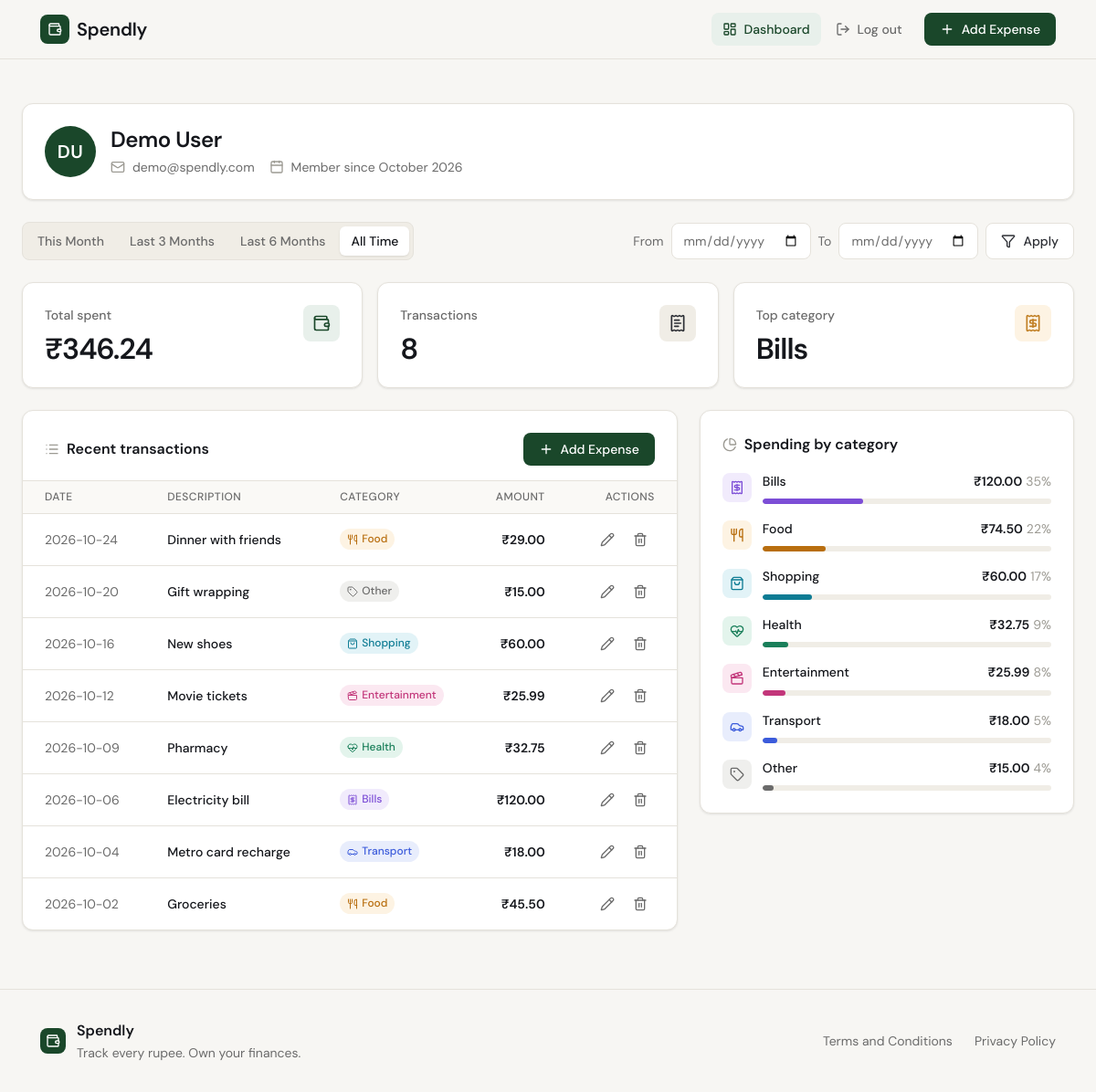
Screenshot of /profile (signed in) with the database file from the repository.
### tables this page shows
CREATE TABLE users (
                id            INTEGER PRIMARY KEY AUTOINCREMENT,
                name          TEXT NOT NULL,
                email         TEXT NOT NULL UNIQUE,
                password_hash TEXT NOT NULL,
                created_at    TEXT NOT NULL DEFAULT CURRENT_TIMESTAMP
            );

CREATE TABLE expenses (
                id          INTEGER PRIMARY KEY AUTOINCREMENT,
                user_id     INTEGER NOT NULL,
                amount      REAL NOT NULL,
                category    TEXT NOT NULL,
                date        TEXT NOT NULL,
                description TEXT,
                created_at  TEXT NOT NULL DEFAULT CURRENT_TIMESTAMP,
                FOREIGN KEY (user_id) REFERENCES users(id)
            );

### app.py (the view)
@app.route("/profile")
def profile():
    user_id = session.get("user_id")
    if not user_id:
        return redirect(url_for("login"))
    user = get_user_by_id(user_id)
    if user is None:
        session.clear()
        return redirect(url_for("login"))
    date_from = parse_iso_date(request.args.get("date_from"))
    date_to = parse_iso_date(request.args.get("date_to"))
    if date_from is None or date_to is None:
        date_from = date_to = None
    elif date_from > date_to:
        flash("Start date must be before end date.", "error")
        date_from = date_to = None
    presets = build_date_presets(date.today())
    active_preset = next(
        (p["key"] for p in presets
         if p["date_from"] == date_from and p["date_to"] == date_to),
        None,
    )
    from_str = date_from.isoformat() if date_from else None
    to_str = date_to.isoformat() if date_to else None
    return render_template(
        "profile.html",
        user=user,
        stats=get_summary_stats(user_id, date_from=from_str, date_to=to_str),
        expenses=get_recent_transactions(user_id, date_from=from_str, date_to=to_str),
        category_breakdown=get_category_breakdown(user_id, date_from=from_str, date_to=to_str),
        date_from=from_str,
        date_to=to_str,
        presets=presets,
        active_preset=active_preset,
    )

### app.py (called while the page is built)
def parse_iso_date(value):
    try:
        return datetime.strptime(value, "%Y-%m-%d").date()
    except (TypeError, ValueError):
        return None

def months_ago(day, months):
    month_index = day.year * 12 + (day.month - 1) - months
    year, month = divmod(month_index, 12)
    month += 1
    last_day = calendar.monthrange(year, month)[1]
    return date(year, month, min(day.day, last_day))

def build_date_presets(today):
    ranges = [
        ("this_month", "This Month", today.replace(day=1), today),
        ("last_3_months", "Last 3 Months", months_ago(today, 3), today),
        ("last_6_months", "Last 6 Months", months_ago(today, 6), today),
    ]
    presets = [
        {
            "key": key,
            "label": label,
            "date_from": start,
            "date_to": end,
            "url": url_for("profile", date_from=start.isoformat(), date_to=end.isoformat()),
        }
        for key, label, start, end in ranges
    ]
    presets.append({
        "key": "all_time",
        "label": "All Time",
        "date_from": None,
        "date_to": None,
        "url": url_for("profile"),
    })
    return presets

### database/db.py (called while the page is built)
def get_db():
    conn = sqlite3.connect(DB_PATH)
    conn.row_factory = sqlite3.Row
    conn.execute("PRAGMA foreign_keys = ON")
    return conn

### database/queries.py (called while the page is built)
def _date_filter(date_from, date_to):
    if date_from and date_to:
        return " AND date BETWEEN ? AND ?", (date_from, date_to)
    return "", ()

def get_user_by_id(user_id):
    conn = get_db()
    try:
        row = conn.execute(
            "SELECT name, email, created_at FROM users WHERE id = ?", (user_id,)
        ).fetchone()
    finally:
        conn.close()
    if row is None:
        return None
    member_since = datetime.strptime(row["created_at"], "%Y-%m-%d %H:%M:%S")
    return {
        "name": row["name"],
        "email": row["email"],
        "member_since": member_since.strftime("%B %Y"),
    }

def get_recent_transactions(user_id, limit=10, date_from=None, date_to=None):
    clause, params = _date_filter(date_from, date_to)
    conn = get_db()
    try:
        rows = conn.execute(
            "SELECT id, date, description, category, amount FROM expenses "
            "WHERE user_id = ?" + clause + " ORDER BY date DESC, id DESC LIMIT ?",
            (user_id, *params, limit),
        ).fetchall()
    finally:
        conn.close()
    return [dict(row) for row in rows]

### templates/profile.html (shortened to what this page needs)
{% extends "base.html" %}
{% import "_macros.html" as ui with context %}
{% block head %}
<link rel="stylesheet" href="{{ url_for('static', filename='css/profile.css') }}">
{% endblock %}
{% block content %}
<section class="profile-section">
    <div class="profile-container">
        <div class="profile-card">
            <div class="profile-avatar" aria-hidden="true">
                {%- for part in user.name.split()[:2] %}{{ part[0]|upper }}{% endfor -%}
            </div>
            <div class="profile-info">
                <h1 class="profile-name">{{ user.name }}</h1>
                <div class="profile-meta">
                    <p class="profile-email"><i data-lucide="mail"></i>{{ user.email }}</p>
                    <p class="profile-since"><i data-lucide="calendar"></i>Member since {{ user.member_since }}</p>
                </div>
            </div>
        </div>
        <div class="filter-bar">
            <nav class="filter-presets" aria-label="Date range">
                {% for preset in presets %}
                <a href="{{ preset.url }}"
                   class="filter-btn{% if preset.key == active_preset %} filter-btn-active{% endif %}"
                   {% if preset.key == active_preset %}aria-current="page"{% endif %}>{{ preset.label }}</a>
                {% endfor %}
            </nav>
            <form method="get" action="{{ url_for('profile') }}"
                  class="filter-custom{% if date_from and not active_preset %} filter-custom-active{% endif %}">
                <label class="filter-label" for="date_from">From
                    <input type="date" id="date_from" name="date_from"
                           class="filter-input" value="{{ date_from or '' }}">
                </label>
                <label class="filter-label" for="date_to">To
                    <input type="date" id="date_to" name="date_to"
                           class="filter-input" value="{{ date_to or '' }}">
                </label>
                <button type="submit" class="btn-ghost filter-apply"><i data-lucide="filter"></i>Apply</button>
            </form>
        </div>
        <div class="stats-grid">
            <div class="stat-card">
                <div class="stat-body">
                    <span class="stat-label">Total spent</span>
                    <span class="stat-value">₹{{ "{:,.2f}".format(stats.total_spent) }}</span>
                </div>
                <span class="stat-icon"><i data-lucide="wallet" class="icon-20"></i></span>
            </div>
            <div class="stat-card">
                <div class="stat-body">
                    <span class="stat-label">Transactions</span>
                    <span class="stat-value">{{ stats.transaction_count }}</span>
                </div>
                <span class="stat-icon stat-icon-neutral"><i data-lucide="receipt-text" class="icon-20"></i></span>
            </div>
            <div class="stat-card">
                <div class="stat-body">
                    <span class="stat-label">Top category</span>
                    <span class="stat-value">{{ stats.top_category }}</span>
                </div>
                <span class="stat-icon stat-icon-gold">{{ ui.category_icon(stats.top_category, "icon-20") }}</span>
            </div>
        </div>
        <div class="dashboard-grid">
            <div class="profile-panel">
                <div class="panel-head">
                    <h2 class="panel-title"><i data-lucide="list"></i>Recent transactions</h2>
                    <a href="{{ url_for('add_expense') }}" class="btn-add"><i data-lucide="plus"></i>Add Expense</a>
                </div>
                {% if expenses %}
                <div class="table-wrap">
                    <table class="txn-table">
                        <thead>
                            <tr>
                                <th>Date</th>
                                <th>Description</th>
                                <th>Category</th>
                                <th class="txn-amount">Amount</th>
                                <th class="txn-actions">Actions</th>
                            </tr>
                        </thead>
                        <tbody>
                            {% for expense in expenses %}
                            <tr>
                                <td class="txn-date">{{ expense.date }}</td>
                                {% if expense.description %}
                                <td class="txn-desc">{{ expense.description }}</td>
                                {% else %}
                                <td class="txn-desc txn-desc-empty">—</td>
                                {% endif %}
                                <td><span class="badge badge-{{ expense.category|lower }}">{{ ui.category_icon(expense.category) }}{{ expense.category }}</span></td>
                                <td class="txn-amount">₹{{ "{:,.2f}".format(expense.amount) }}</td>
                                <td class="txn-actions">
                                    <div class="txn-action-group">
                                        <a href="{{ url_for('edit_expense', id=expense.id) }}" class="txn-edit"
                                           title="Edit expense" aria-label="Edit expense"><i data-lucide="pencil"></i></a>
                                        <form method="POST" action="{{ url_for('delete_expense', id=expense.id) }}"
                                              class="txn-action-form" onsubmit="return confirm('Delete this expense?')">
                                            <button type="submit" class="btn-delete"
                                                    title="Delete expense" aria-label="Delete expense"><i data-lucide="trash-2"></i></button>
                                        </form>
                                    </div>
                                </td>
                            </tr>
                            {% endfor %}
                        </tbody>
                    </table>
                </div>
                {% else %}
                <div class="empty-wrap">
                    <span class="empty-icon"><i data-lucide="inbox" class="icon-24"></i></span>
                    <p class="empty-state">No transactions yet.</p>
                </div>
                {% endif %}
            </div>
            <div class="profile-panel">
                <div class="panel-head">
                    <h2 class="panel-title"><i data-lucide="chart-pie"></i>Spending by category</h2>
                </div>
                {% if category_breakdown %}
                <div class="breakdown-list">
                    {% for row in category_breakdown %}
                    {% set step = ((row.pct / 10)|round(0, 'ceil')|int) * 10 %}
                    <div class="breakdown-row">
                        <span class="breakdown-icon cat-{{ row.name|lower }}">{{ ui.category_icon(row.name) }}</span>
                        <div class="breakdown-body">
                            <div class="breakdown-head">
                                <span class="breakdown-cat">{{ row.name }}</span>
                                <span class="breakdown-total">₹{{ "{:,.2f}".format(row.amount) }}<span class="breakdown-pct">{{ row.pct }}%</span></span>
                            </div>
                            <div class="bar-track">
                                <div class="bar-fill bar-{{ row.name|lower }} bar-w-{{ step }}" data-pct="{{ row.pct }}"></div>
                            </div>
                        </div>
                    </div>
                    {% endfor %}
                </div>
                {% else %}
                <div class="empty-wrap">
                    <span class="empty-icon"><i data-lucide="chart-pie" class="icon-24"></i></span>
                    <p class="empty-state">No spending to break down yet.</p>
                </div>
                {% endif %}
            </div>
        </div>
    </div>
</section>
{% endblock %}

### templates/base.html (shortened to what this page needs)
<!DOCTYPE html>
<html lang="en">
<head>
    <link rel="stylesheet" href="{{ url_for('static', filename='css/style.css') }}">
    {% block head %}{% endblock %}
</head>
<body>
    <nav class="navbar">
        <div class="nav-inner">
            <a href="{{ url_for('landing') }}" class="nav-brand">
                <span class="brand-mark"><i data-lucide="wallet"></i></span>
                <span class="brand-name">Spendly</span>
            </a>
            <div class="nav-links">
                {% if session.user_id %}
                <a href="{{ url_for('profile') }}"
                   class="nav-link{% if request.endpoint == 'profile' %} nav-link-active{% endif %}">
                    <i data-lucide="layout-dashboard"></i><span class="nav-link-label">Dashboard</span>
                </a>
                <a href="{{ url_for('logout') }}" class="nav-link">
                    <i data-lucide="log-out"></i><span class="nav-link-label">Log out</span>
                </a>
                <a href="{{ url_for('add_expense') }}" class="btn-primary">
                    <i data-lucide="plus"></i><span class="nav-link-label">Add Expense</span>
                </a>
                {% else %}
                <a href="{{ url_for('login') }}"
                   class="nav-link{% if request.endpoint == 'login' %} nav-link-active{% endif %}">Sign in</a>
                <a href="{{ url_for('register') }}" class="btn-primary">Get started</a>
                {% endif %}
            </div>
        </div>
    </nav>
    <main class="main-content">
        {% block content %}{% endblock %}
    </main>
    <footer class="footer">
        <div class="footer-inner">
            <div class="footer-brand">
                <span class="brand-mark"><i data-lucide="wallet"></i></span>
                <div>
                    <span class="footer-name">Spendly</span>
                    <p class="footer-copy">Track every rupee. Own your finances.</p>
                </div>
            </div>
            <div class="footer-links">
                <a href="{{ url_for('terms') }}">Terms and Conditions</a>
                <a href="{{ url_for('privacy') }}">Privacy Policy</a>
            </div>
        </div>
    </footer>
</body>
</html>

### templates/_macros.html (shortened to what this page needs)
{% set CATEGORY_ICONS = {
    "Food": "utensils",
    "Transport": "car",
    "Bills": "receipt",
    "Health": "heart-pulse",
    "Entertainment": "clapperboard",
    "Shopping": "shopping-bag",
    "Other": "tag",
} %}
{% macro category_icon(name, extra_class="") -%}
<i data-lucide="{{ CATEGORY_ICONS.get(name, 'tag') }}"{% if extra_class %} class="{{ extra_class }}"{% endif %}></i>
{%- endmacro %}

### rows the page displays
users: name "Demo User", email "demo@spendly.com"
expenses: top_category "Bills", date "2026-10-06", description "Electricity bill", category "Bills", amount "120.00", name "Bills", pct "35"
expenses: date "2026-10-24", description "Dinner with friends", category "Food", amount "29.00"
expenses: date "2026-10-20", description "Gift wrapping", category "Other", amount "15.00", name "Other", pct "4"
expenses: date "2026-10-16", description "New shoes", category "Shopping", amount "60.00", name "Shopping", pct "17"
expenses: date "2026-10-12", description "Movie tickets", category "Entertainment", amount "25.99", name "Entertainment", pct "8"
expenses: date "2026-10-09", description "Pharmacy", category "Health", amount "32.75", name "Health", pct "9"
expenses: date "2026-10-04", description "Metro card recharge", category "Transport", amount "18.00", name "Transport", pct "5"
expenses: date "2026-10-02", description "Groceries", category "Food", amount "45.50"

### other values shown
{{ part[0]|upper }} "D" "U"
{{ user.member_since }} "October 2026"
{{ preset.label }} "This Month" "Last 3 Months" "Last 6 Months" "All Time"
{{ "{:,.2f}".format(stats.total_spent) }} "346.24"
{{ stats.transaction_count }} "8"
{{ row.name }} "Food"
{{ "{:,.2f}".format(row.amount) }} "74.50"
{{ row.pct }} "22"
